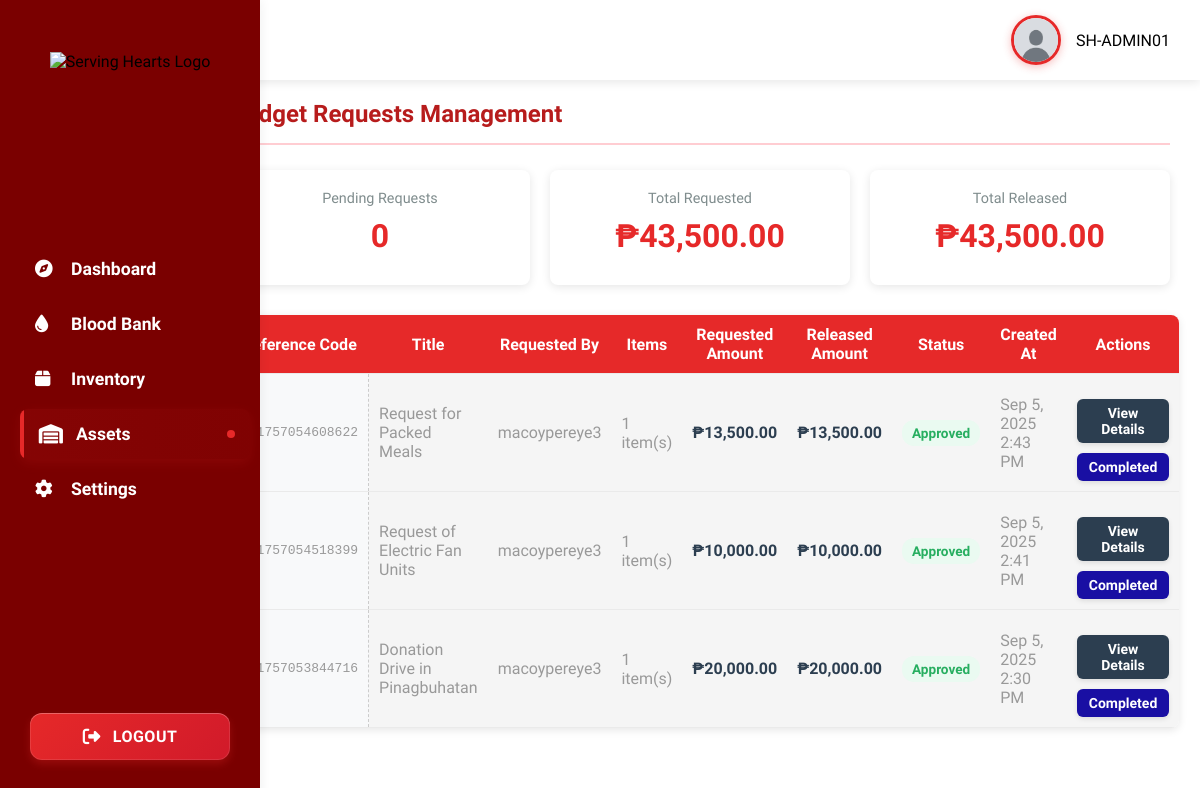
/ADMIN/ASSETS/index.php (signed in), run on an earlier commit of the app's database.
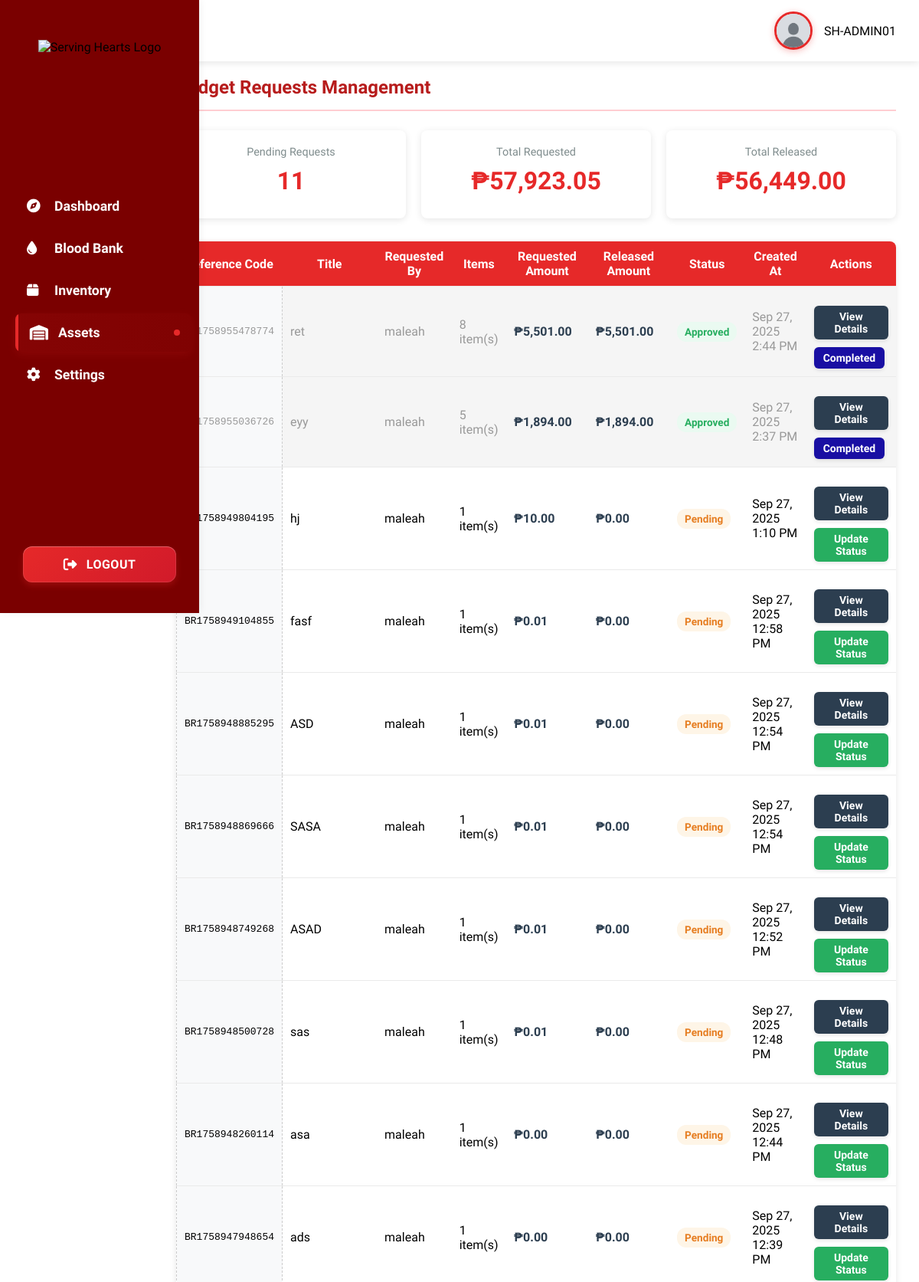
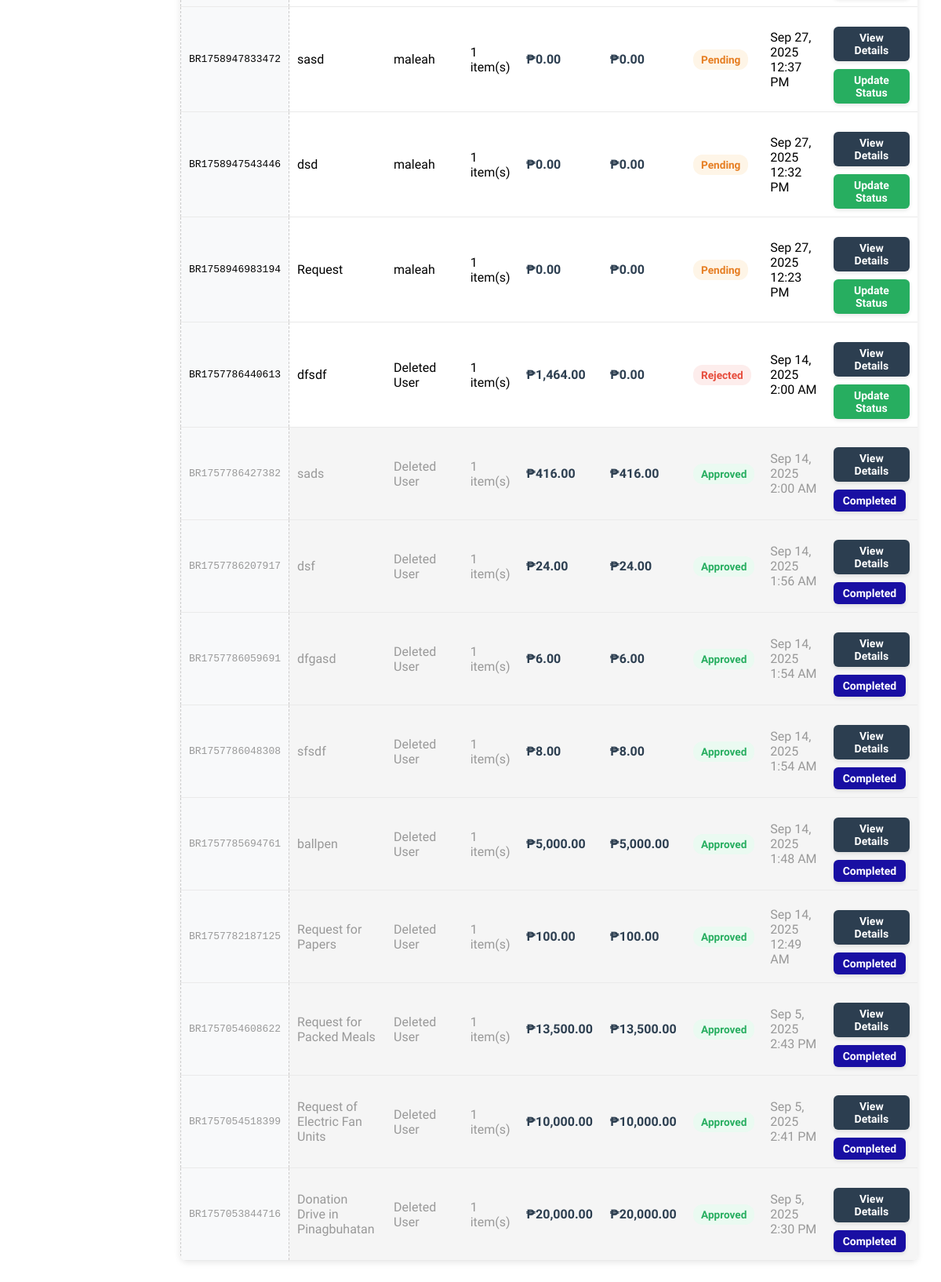
And on a later commit of the database (2 pictures, top to bottom).
### tables this page shows
CREATE TABLE `users` (
  `id` int(11) NOT NULL AUTO_INCREMENT,
  `username` varchar(50) NOT NULL,
  `email` varchar(255) DEFAULT NULL,
  `phone_number` varchar(20) DEFAULT NULL,
  `messenger` varchar(100) DEFAULT NULL,
  `password` varchar(255) NOT NULL,
  `role` enum('admin','user') DEFAULT 'admin',
  `created_at` timestamp NOT NULL DEFAULT current_timestamp(),
  PRIMARY KEY (`id`),
  UNIQUE KEY `username` (`username`)
);

CREATE TABLE `budget_requests` (
  `request_id` int(11) NOT NULL AUTO_INCREMENT,
  `user_id` int(11) NOT NULL,
  `title` varchar(255) NOT NULL,
  `description` text DEFAULT NULL,
  `amount` decimal(12,2) NOT NULL,
  `status` enum('pending','approved','rejected','cancelled') DEFAULT 'pending',
  `approved_by` int(11) DEFAULT NULL,
  `approval_date` datetime DEFAULT NULL,
  `reference_code` varchar(50) DEFAULT NULL,
  `created_at` datetime DEFAULT current_timestamp(),
  `updated_at` datetime DEFAULT current_timestamp() ON UPDATE current_timestamp(),
  `remarks` varchar(255) NOT NULL,
  PRIMARY KEY (`request_id`),
  UNIQUE KEY `reference_code` (`reference_code`),
  KEY `user_id` (`user_id`),
  KEY `approved_by` (`approved_by`)
);

### ADMIN/ASSETS/index.php (the view, shortened to what this page needs)
<?php
function e($value) {
    return htmlspecialchars($value ?? '', ENT_QUOTES, 'UTF-8');
}
include('../testsidebar.php');
include('../../config/db.php');
$requests = [];
$stmt = $conn->prepare("
    SELECT br.*, u.username, u.email,
           (SELECT COUNT(*)
            FROM budget_request_items bri
            WHERE bri.request_id = br.request_id) as item_count,
           (SELECT released_amount
            FROM budget_transactions bt
            WHERE bt.request_id = br.request_id
            LIMIT 1) as released_amount
    FROM budget_requests br
    LEFT JOIN users u ON br.user_id = u.id
    ORDER BY br.created_at DESC
");
if ($stmt) {
    $stmt->execute();
    $result = $stmt->get_result();
    while ($request = $result->fetch_assoc()) {
        $itemStmt = $conn->prepare("
            SELECT *
            FROM budget_request_items
            WHERE request_id = ?
        ");
        if ($itemStmt) {
            $itemStmt->bind_param("i", $request['request_id']);
            $itemStmt->execute();
            $itemResult = $itemStmt->get_result();
            $request['items'] = $itemResult->fetch_all(MYSQLI_ASSOC);
        }
        $transactionStmt = $conn->prepare("
            SELECT *
            FROM budget_transactions
            WHERE request_id = ?
        ");
        if ($transactionStmt) {
            $transactionStmt->bind_param("i", $request['request_id']);
            $transactionStmt->execute();
            $transactionResult = $transactionStmt->get_result();
            $request['transaction'] = $transactionResult->fetch_assoc();
        }
        $requests[] = $request;
    }
}
?>
<!DOCTYPE html>
<html lang="en">
<head>
</head>
<body>
    <div class="main-content">
        <div class="page-header">
            <h2 class="page-title">Budget Requests Management</h2>
        </div>
        <div class="stats-container">
            <?php
            $pending_count = 0;
            $total_amount = 0;
            $released_amount = 0;
            foreach ($requests as $req) {
                if ($req['status'] === 'pending') $pending_count++;
                $total_amount += $req['amount'] ?? 0;
                $released_amount += $req['released_amount'] ?? 0;
            }
            ?>
            <div class="stat-card">
                <div class="stat-label">Pending Requests</div>
                <div class="stat-number"><?= $pending_count ?></div>
            </div>
            <div class="stat-card">
                <div class="stat-label">Total Requested</div>
                <div class="stat-number">₱<?= number_format($total_amount, 2) ?></div>
            </div>
            <div class="stat-card">
                <div class="stat-label">Total Released</div>
                <div class="stat-number">₱<?= number_format($released_amount, 2) ?></div>
            </div>
        </div>
        <table class="requests-table">
            <thead>
                <tr>
                    <th>Reference Code</th>
                    <th>Title</th>
                    <th>Requested By</th>
                    <th>Items</th>
                    <th>Requested Amount</th>
                    <th>Released Amount</th>
                    <th>Status</th>
                    <th>Created At</th>
                    <th>Actions</th>
                </tr>
            </thead>
            <tbody>
                <?php if (!empty($requests)): ?>
                    <?php foreach ($requests as $req): ?>
                        <tr class="<?= $req['status'] === 'approved' ? 'approved-row' : '' ?>">
                            <td class="reference-code"><?= e($req['reference_code'] ?? 'N/A') ?></td>
                            <td><?= e($req['title']) ?></td>
                            <td><?= e($req['full_name'] ?? $req['username'] ?? 'Deleted User') ?></td>
                            <td><?= $req['item_count'] ?> item(s)</td>
                            <td class="amount-cell">₱<?= number_format($req['amount'] ?? 0, 2) ?></td>
                            <td class="amount-cell">₱<?= number_format($req['released_amount'] ?? 0, 2) ?></td>
                            <td><span class="status-<?= $req['status'] ?>"><?= ucfirst($req['status']) ?></span></td>
                            <td><?= date('M j, Y g:i A', strtotime($req['created_at'])) ?></td>
                            <td>
                                <div class="action-buttons">
                                    <button class="btn btn-info btn-sm" onclick="openDetailsModal(<?= $req['request_id'] ?>)">View Details</button>
                                    <?php if ($req['status'] !== 'approved'): ?>
                                        <button class="btn btn-success btn-sm" onclick="openStatusModal(<?= $req['request_id'] ?>, '<?= $req['status'] ?>', <?= $req['amount'] ?? 0 ?>)">Update Status</button>
                                    <?php else: ?>
                                        <button class="btn btn-disabled btn-sm" disabled>Completed</button>
                                    <?php endif; ?>
                                </div>
                            </td>
                        </tr>
                    <?php endforeach; ?>
                <?php else: ?>
                    <tr>
                        <td colspan="9" class="no-requests">No budget requests found.</td>
                    </tr>
                <?php endif; ?>
            </tbody>
        </table>
    </div>
</body>
</body>
</html>

### ADMIN/testsidebar.php (shortened to what this page needs)
<?php
require_once __DIR__ . "/../config/db.php";
$user_id = $_SESSION['user_id'] ?? null;
$username = "Guest";
$avatar = BASE_URL . "/files/default-avatar.jpg";
if ($user_id) {
    $sql = "SELECT username FROM users WHERE id = ?";
    $stmt = $conn->prepare($sql);
    $stmt->bind_param("i", $user_id);
    $stmt->execute();
    $result = $stmt->get_result();
    if ($row = $result->fetch_assoc()) {
        $username = htmlspecialchars($row['username']);
    }
}
$role = isset($_SESSION['role']) ? strtolower($_SESSION['role']) : 'user';
$currentPath = $_SERVER['REQUEST_URI'];
$activeItem = '';
if (strpos($currentPath, 'INVENTORY') !== false) {
    $activeItem = 'inventory';
} elseif (strpos($currentPath, 'THINGS') !== false) {
    $activeItem = 'things';
} elseif (strpos($currentPath, 'ASSETS') !== false) {
    $activeItem = 'assets';
} elseif (strpos($currentPath, 'SETTINGS') !== false) {
    $activeItem = 'settings';
} else {
    $activeItem = 'dashboard';
}
$basePath = ($role === 'admin') ? BASE_URL . "/ADMIN" : BASE_URL . "/USER";
?>
<!DOCTYPE html>
<html lang="en">
<head>
    <link rel="stylesheet" href="https://cdnjs.cloudflare.com/ajax/libs/font-awesome/6.4.2/css/all.min.css">
</head>
<body>
    <header class="header-container">
        <div class="header-title">
        </div>
        <div class="profile-dropdown">
            <img src="<?= $avatar ?>" alt="Profile Picture">
            <span><?= $username ?></span>
        </div>
    </header>
    <aside class="sidebar" id="sidebar">
        <div class="logo">
            <img src="/servinghearts/images/shlogo.png" alt="Serving Hearts Logo">
        </div>
        <nav class="main-nav">
            <ul>
                <li>
                    <a href="<?php echo $basePath; ?>/index.php" class="<?php echo $activeItem === 'dashboard' ? 'active' : ''; ?>">
                        <i class="fa-solid fa-compass"></i> Dashboard
                    </a>
                </li>
                <li>
                    <a href="<?php echo $basePath; ?>/INVENTORY/index.php" class="<?php echo $activeItem === 'inventory' ? 'active' : ''; ?>">
                        <i class="fa-solid fa-droplet"></i> Blood Bank
                    </a>
                </li>
                <li>
                    <a href="<?php echo $basePath; ?>/THINGS/index.php" class="<?php echo $activeItem === 'things' ? 'active' : ''; ?>">
                        <i class="fa-solid fa-box"></i> Inventory
                    </a>
                </li>
                <li>
                    <a href="<?php echo $basePath; ?>/ASSETS/index.php" class="<?php echo $activeItem === 'assets' ? 'active' : ''; ?>">
                        <i class="fa-solid fa-warehouse"></i> Assets
                    </a>
                </li>
                <li>
                    <a href="<?php echo $basePath; ?>/SETTINGS/index.php" class="<?php echo $activeItem === 'settings' ? 'active' : ''; ?>">
                        <i class="fas fa-cog"></i> Settings
                    </a>
                </li>
            </ul>
            <div class="logout-container">
                <button class="logout-btn" id="logoutBtn">
                    <i class="fas fa-sign-out-alt"></i> Logout
                </button>
            </div>
        </nav>
    </aside>
</body>
</html>

### ADMIN/testsidebar.php (style rules this page uses)
* { margin: 0; padding: 0; box-sizing: border-box; font-family: "Nunito Sans", sans-serif; }
body { display: flex; background-color: #f8f9fa; margin: 0; padding-top: 80px; padding-left: 280px; min-height: 100vh; }
.header-container { width: 100%; background-color: #fff; color: black; position: fixed; top: 0; left: 0; z-index: 100; display: flex; justify-content: space-between; align-items: center; padding: 15px 30px; box-shadow: 0 2px 10px rgba(0, 0, 0, 0.1); height: 80px; }
.header-title { font-size: 1.5rem; font-weight: 700; color: #333; display: flex; align-items: center; gap: 10px; }
.profile-dropdown { display: flex; align-items: center; gap: 15px; cursor: pointer; position: relative; }
.profile-dropdown img { width: 50px; height: 50px; border-radius: 50%; object-fit: cover; border: 3px solid #e62929; box-shadow: 0 2px 8px rgba(230, 41, 41, 0.3); transition: all 0.3s ease; }
.sidebar { width: 260px; background: #7a0000ff; position: fixed; top: 0; left: 0; height: 100vh; padding: 20px 0; transition: all 0.3s ease; display: flex; flex-direction: column; align-items: center; z-index: 1000; overflow-y: auto; padding-top: 90px; box-shadow: 2px 0 10px rgba(0, 0, 0, 0.05); }
.logo { padding: 2rem; margin-bottom: 20px; margin-top: -70px; display: flex; justify-content: center; }
.logo img { height: 140px; width: auto; transition: transform 0.3s ease; }
.main-nav { width: 100%; flex-grow: 1; display: flex; flex-direction: column; }
.main-nav ul { list-style: none; display: flex; flex-direction: column; gap: 5px; padding: 0 15px; align-items: center; }
.main-nav li { width: 100%; display: flex; justify-content: center; }
.main-nav a { text-decoration: none; color: #fff; font-weight: 600; font-size: 1.1rem; position: relative; padding: 15px 20px; transition: all 0.3s ease; display: flex; align-items: center; width: 100%; max-width: 240px; justify-content: flex-start; border-radius: 8px; overflow: hidden; }
.main-nav a i { width: 24px; margin-right: 12px; color: #fff; transition: all 0.3s ease; }
.main-nav a::before { content: ''; position: absolute; left: 0; top: 0; height: 100%; width: 4px; background-color: #e62929; opacity: 0; transition: opacity 0.3s ease; }
.main-nav a.active { color: #fff; background: linear-gradient(to right, rgba(230, 41, 41, 0.1), rgba(230, 41, 41, 0.05)); box-shadow: 0 4px 12px rgba(230, 41, 41, 0.15); transform: translateX(5px); }
.main-nav a.active i { color: #fff; transform: scale(1.1); }
.main-nav a.active::before { opacity: 1; }
.main-nav a.active::after { content: ''; position: absolute; right: 15px; width: 8px; height: 8px; border-radius: 50%; background-color: #e62929; animation: pulse 1.5s infinite; }
.logout-container { margin-top: auto; padding: 20px; width: 100%; display: flex; justify-content: center; }
.logout-btn { background: linear-gradient(135deg, #e62929 0%, #d11a2a 100%); color: white; border: none; padding: 14px 24px; border-radius: 12px; font-weight: 600; font-size: 1rem; cursor: pointer; transition: all 0.3s cubic-bezier(0.25, 0.8, 0.25, 1); display: flex; align-items: center; justify-content: center; width: 100%; max-width: 200px; box-shadow: 0 4px 8px rgba(230, 41, 41, 0.3), 0 0 0 1px rgba(255, 255, 255, 0.1) inset, 0 1px 0 rgba(255, 255, 255, 0.2) inset; position: relative; overflow: hidden; letter-spacing: 0.5px; text-transform: uppercase; }
.logout-btn::before { content: ''; position: absolute; top: 0; left: -100%; width: 100%; height: 100%; background: linear-gradient(90deg, transparent, rgba(255, 255, 255, 0.2), transparent); transition: left 0.7s cubic-bezier(0.25, 0.8, 0.25, 1); }
.logout-btn i { margin-right: 12px; transition: transform 0.3s ease; font-size: 1.1rem; }
.logout-btn { animation: subtlePulse 3s infinite; }
.main-content { flex: 1; padding: 20px; margin-left: 0; }

What changed in the data, as far as the page shows it:
added budget_requests: reference_code "BR1758955478774", title "ret", user.username "maleah", item_count "8", amount "5,501.00", released_amount "5,501.00", status "Approved", created_at "Sep 27, 2025 2:44 PM", shows "Completed"
added budget_requests: reference_code "BR1758955036726", title "eyy", user.username "maleah", item_count "5", amount "1,894.00", released_amount "1,894.00", status "Approved", created_at "Sep 27, 2025 2:37 PM", shows "Completed"
added budget_requests: reference_code "BR1758949804195", title "hj", user.username "maleah", item_count "1", amount "10.00", released_amount "0.00", status "Pending", created_at "Sep 27, 2025 1:10 PM"
added budget_requests: reference_code "BR1758949104855", title "fasf", user.username "maleah", item_count "1", amount "0.01", released_amount "0.00", status "Pending", created_at "Sep 27, 2025 12:58 PM"
added budget_requests: reference_code "BR1758948885295", title "ASD", user.username "maleah", item_count "1", amount "0.01", released_amount "0.00", status "Pending", created_at "Sep 27, 2025 12:54 PM"
added budget_requests: reference_code "BR1758948869666", title "SASA", user.username "maleah", item_count "1", amount "0.01", released_amount "0.00", status "Pending", created_at "Sep 27, 2025 12:54 PM"
added budget_requests: reference_code "BR1758948749268", title "ASAD", user.username "maleah", item_count "1", amount "0.01", released_amount "0.00", status "Pending", created_at "Sep 27, 2025 12:52 PM"
added budget_requests: reference_code "BR1758948500728", title "sas", user.username "maleah", item_count "1", amount "0.01", released_amount "0.00", status "Pending", created_at "Sep 27, 2025 12:48 PM"
added budget_requests: reference_code "BR1758948260114", title "asa", user.username "maleah", item_count "1", amount "0.00", released_amount "0.00", status "Pending", created_at "Sep 27, 2025 12:44 PM"
added budget_requests: reference_code "BR1758947948654", title "ads", user.username "maleah", item_count "1", amount "0.00", released_amount "0.00", status "Pending", created_at "Sep 27, 2025 12:39 PM"
added budget_requests: reference_code "BR1758947833472", title "sasd", user.username "maleah", item_count "1", amount "0.00", released_amount "0.00", status "Pending", created_at "Sep 27, 2025 12:37 PM"
added budget_requests: reference_code "BR1758947543446", title "dsd", user.username "maleah", item_count "1", amount "0.00", released_amount "0.00", status "Pending", created_at "Sep 27, 2025 12:32 PM"
added budget_requests: reference_code "BR1758946983194", title "Request", user.username "maleah", item_count "1", amount "0.00", released_amount "0.00", status "Pending", created_at "Sep 27, 2025 12:23 PM"
added budget_requests: reference_code "BR1757786440613", title "dfsdf", full_name "Deleted User", item_count "1", amount "1,464.00", released_amount "0.00", status "Rejected", created_at "Sep 14, 2025 2:00 AM"
added budget_requests: reference_code "BR1757786427382", title "sads", full_name "Deleted User", item_count "1", amount "416.00", released_amount "416.00", status "Approved", created_at "Sep 14, 2025 2:00 AM", shows "Completed"
added budget_requests: reference_code "BR1757786207917", title "dsf", full_name "Deleted User", item_count "1", amount "24.00", released_amount "24.00", status "Approved", created_at "Sep 14, 2025 1:56 AM", shows "Completed"
added budget_requests: reference_code "BR1757786059691", title "dfgasd", full_name "Deleted User", item_count "1", amount "6.00", released_amount "6.00", status "Approved", created_at "Sep 14, 2025 1:54 AM", shows "Completed"
added budget_requests: reference_code "BR1757786048308", title "sfsdf", full_name "Deleted User", item_count "1", amount "8.00", released_amount "8.00", status "Approved", created_at "Sep 14, 2025 1:54 AM", shows "Completed"
added budget_requests: reference_code "BR1757785694761", title "ballpen", full_name "Deleted User", item_count "1", amount "5,000.00", released_amount "5,000.00", status "Approved", created_at "Sep 14, 2025 1:48 AM", shows "Completed"
added budget_requests: reference_code "BR1757782187125", title "Request for Papers", full_name "Deleted User", item_count "1", amount "100.00", released_amount "100.00", status "Approved", created_at "Sep 14, 2025 12:49 AM", shows "Completed"
computed for budget_requests "Request for Packed Meals": user.username "macoypereye3" → "Deleted User"
computed for budget_requests "Request of Electric Fan Units": user.username "macoypereye3" → "Deleted User"
computed for budget_requests "Donation Drive in Pinagbuhatan": user.username "macoypereye3" → "Deleted User"
Also different on the page:
$pending_count: "0" → "11"
$total_amount: "43,500.00" → "57,923.05"
$released_amount: "43,500.00" → "56,449.00"
